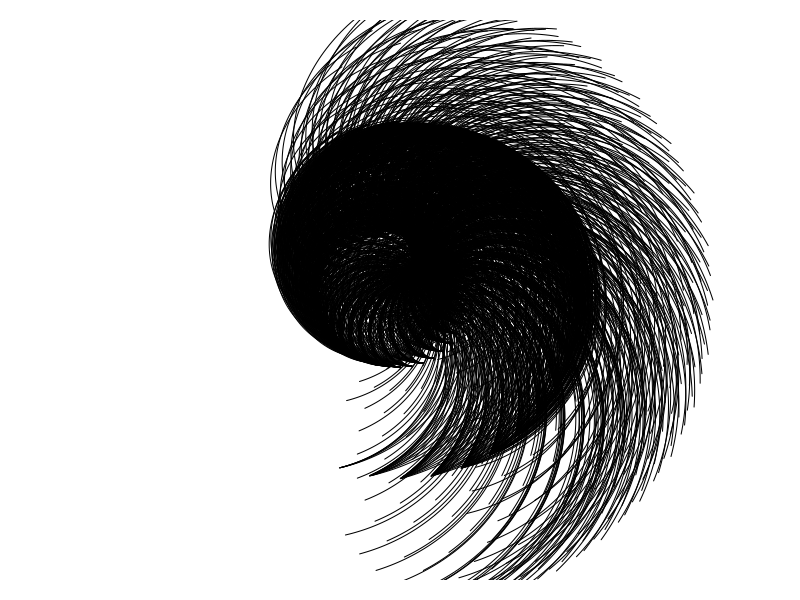

R code for this plot:
par(mfrow=c(1,1),mar=c(0,0,0,0),oma=c(1,1,1,1))
plot(0,0,type="n", xlim=c(-2,32), ylim=c(3,27),
     xaxs="i", yaxs="i", axes=FALSE, xlab=NA, ylab=NA,
     asp=1)

for (j in 0:35) {
  for (i in 0:35) {
    
    R <- 8
    alpha <- j*10
    X <- 15+R*cos(alpha/180*pi)
    Y <- 15+R*sin(alpha/180*pi)
    
    r <- 3
    beta <- i*10
    x <- 15+r*cos(beta/180*pi)
    y <- 15+r*sin(beta/180*pi)
    
    d1 <- sqrt((X-x)^2+(Y-y)^2)
    xc <- x
    yc <- y
    
    n <- 180-atan((Y-y)/(X-x))/pi*180
    
    alpha2 <- -(0:n)
    theta <- alpha2/180*pi
    
    b <- d1/(n/180*pi)
    r <- b*theta
    
    x1 <- xc+r*cos(theta)
    y1 <- yc+r*sin(theta)
    
    lines(x1,y1, col="black")
    
  }
}
